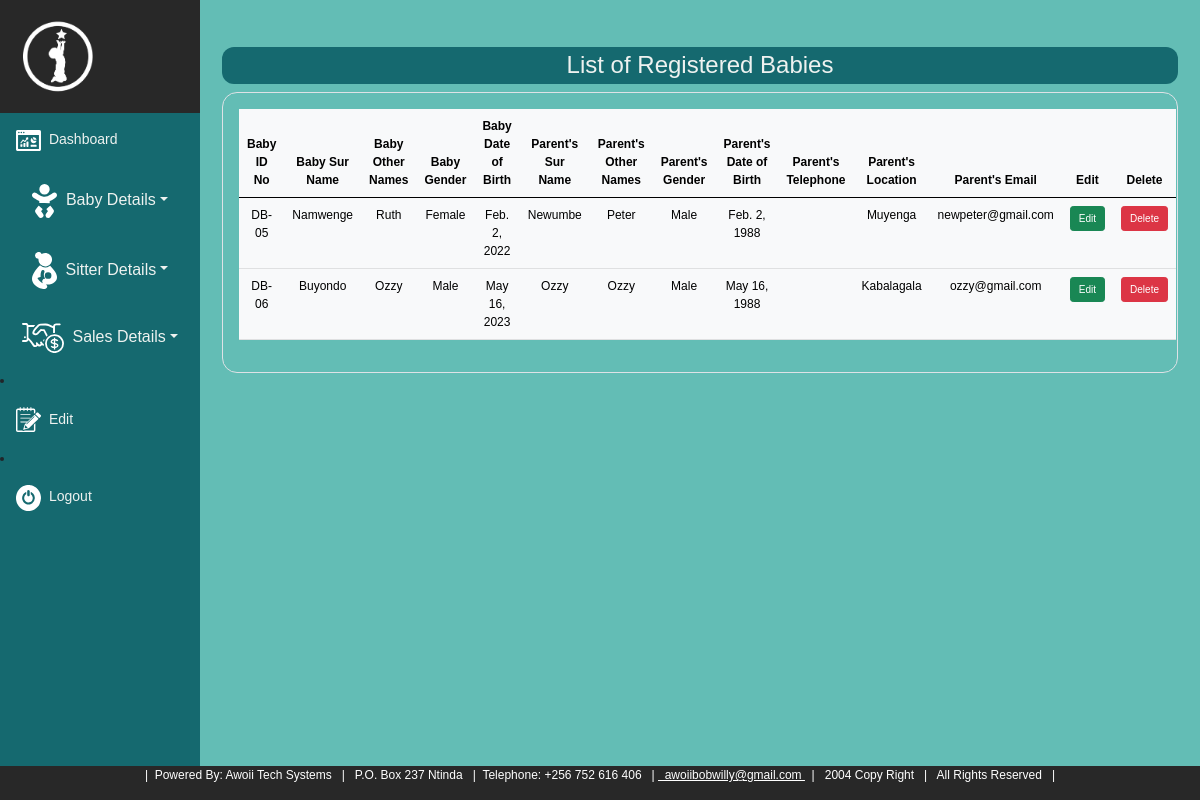
Page /babylist/ (signed in) on the earlier database version.
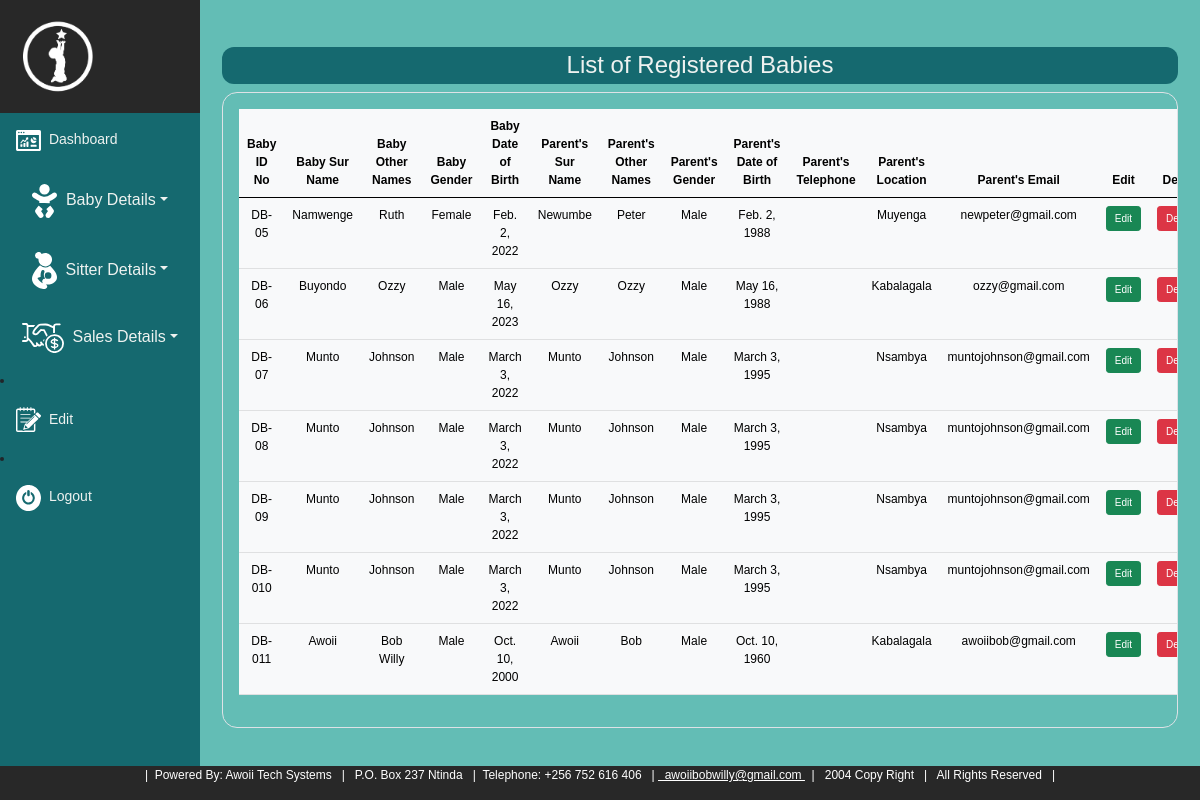
Same page on the later database version.
### atsapp/models.py (models this page shows, shortened)
class Baby_Register(models.Model):
    babiz_sur_name = models.CharField(max_length=20)
    babiz_other_names = models.CharField(max_length=20)
    babiz_gender = models.CharField(max_length=20, choices=[('Male', 'Male'), ('Female', 'Female')])
    babiz_date_of_birth = models.DateField()
    parentz_sur_name = models.CharField(max_length=20)
    parentz_other_names = models.CharField(max_length=20)
    parentz_gender = models.CharField(max_length=20, choices=[('Male', 'Male'), ('Female', 'Female')])
    parentz_date_of_birth = models.DateField()
    parentz_telephone = models.IntegerField()
    parentz_address = models.CharField(max_length=50)
    parentz_email = models.EmailField(max_length=50)

### atsapp/views.py (the view)
# urls.py: path('babylist/', views.babyrecords, name='babylist'),
@login_required
def babyrecords (request):
    babylists = Baby_Register.objects.all()
    return render(request, 'atsapp/babylist.html', {'babylists':babylists})

### atsapp/templates/atsapp/babylist.html
{% extends 'atsapp/base.html' %}
{% load static %}
{% block content %}
<div class="container mt-4" style = "font-size: 12px; border-radius: 40px">
  <h4  class="infoheading">List of Registered Babies</h4>
  <div class="border p-3 overflow-scroll" style = "border-radius: 15px;">
    <table class="table table table-hover table-light">
      <thead>
        <tr>
          <th scope="col">Baby ID No</th>
          <th scope="col">Baby Sur Name</th>
          <th scope="col">Baby Other Names</th>
          <th scope="col">Baby Gender</th>
          <th scope="col">Baby Date of Birth</th>
          <th scope="col">Parent's Sur Name</th>
          <th scope="col">Parent's Other Names</th>
          <th scope="col">Parent's Gender</th>
          <th scope="col">Parent's Date of Birth</th>
          <th scope="col">Parent's Telephone</th>
          <th scope="col">Parent's Location</th>
          <th scope="col">Parent's Email</th>
          <th scope="col">Edit</th>
          <th scope="col">Delete</th>
        </tr>
      </thead>
      <tbody>
        {% for list in babylists %}
        <tr>
          <td>DB-0{{ list.id }}</td>
          <td>{{ list.babiz_sur_name }}</td>
          <td>{{ list.babiz_other_names }}</td>
          <td>{{ list.babiz_gender }}</td>
          <td>{{ list.babiz_date_of_birth }}</td>
          <td>{{ list.parentz_sur_name }}</td>
          <td>{{ list.parentz_other_names }}</td>
          <td>{{ list.parentz_gender }}</td>
          <td>{{ list.parentz_date_of_birth }}</td>
          <td>{{ list.parentz_telephonee }}</td>
          <td>{{ list.parentz_address }}</td>
          <td>{{ list.parentz_email }}</td>
          <td><a class = "btn btn-sm btn-success" href="{% url 'editbabies' list.id %}" style = "font-size: 10px;">Edit</a></td>
          <td><a class = "btn btn-sm btn-danger" href= "{% url 'deletbabies' list.id %}" style = "font-size: 10px;">Delete</a></td>
        </tr>
        {% endfor %}
      </tbody>
    </table>
</div>
</div>
{% endblock %}

Differences in the rows shown:
added Baby_Register: id "7", babiz_sur_name "Munto", babiz_other_names "Johnson", babiz_gender "Male", babiz_date_of_birth "March 3, 2022", parentz_sur_name "Munto", parentz_other_names "Johnson", parentz_gender "Male", parentz_date_of_birth "March 3, 1995", parentz_address "Nsambya", parentz_email "muntojohnson@gmail.com"
added Baby_Register: id "8", babiz_sur_name "Munto", babiz_other_names "Johnson", babiz_gender "Male", babiz_date_of_birth "March 3, 2022", parentz_sur_name "Munto", parentz_other_names "Johnson", parentz_gender "Male", parentz_date_of_birth "March 3, 1995", parentz_address "Nsambya", parentz_email "muntojohnson@gmail.com"
added Baby_Register: id "9", babiz_sur_name "Munto", babiz_other_names "Johnson", babiz_gender "Male", babiz_date_of_birth "March 3, 2022", parentz_sur_name "Munto", parentz_other_names "Johnson", parentz_gender "Male", parentz_date_of_birth "March 3, 1995", parentz_address "Nsambya", parentz_email "muntojohnson@gmail.com"
added Baby_Register: id "10", babiz_sur_name "Munto", babiz_other_names "Johnson", babiz_gender "Male", babiz_date_of_birth "March 3, 2022", parentz_sur_name "Munto", parentz_other_names "Johnson", parentz_gender "Male", parentz_date_of_birth "March 3, 1995", parentz_address "Nsambya", parentz_email "muntojohnson@gmail.com"
added Baby_Register: id "11", babiz_sur_name "Awoii", babiz_other_names "Bob Willy", babiz_gender "Male", babiz_date_of_birth "Oct. 10, 2000", parentz_sur_name "Awoii", parentz_other_names "Bob", parentz_gender "Male", parentz_date_of_birth "Oct. 10, 1960", parentz_address "Kabalagala", parentz_email "awoiibob@gmail.com"
